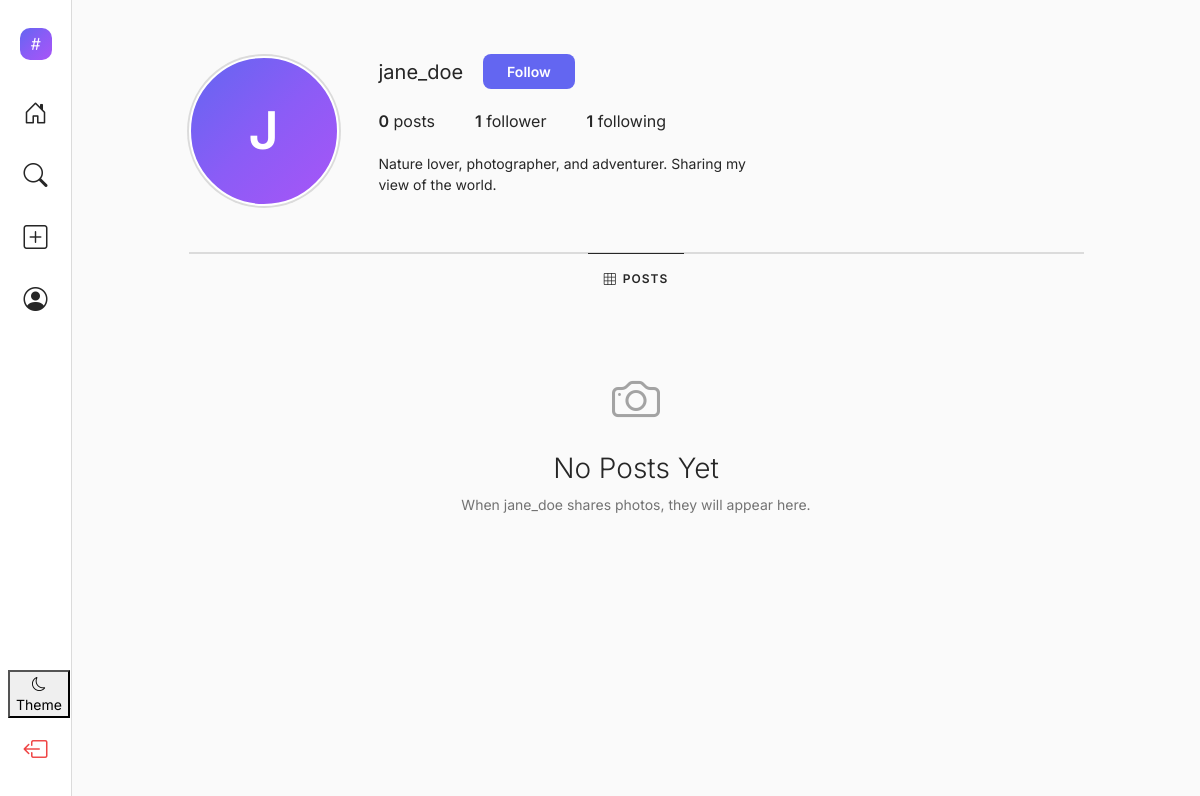
Page /profile/jane_doe/ (signed in) on the committed database.
### app/models.py (models this page shows, shortened)
class Profile(models.Model):
    user = models.OneToOneField(User, on_delete=models.CASCADE, related_name='profile')
    bio = models.TextField(max_length=500, blank=True)
    profile_pic = models.ImageField(upload_to='profile_pics/', blank=True, null=True)
    @property
    def followers_count(self):
        return self.user.followers.count()
    @property
    def following_count(self):
        return self.user.following.count()

### app/views.py (the view)
# urls.py: path('profile/<str:username>/', views.profile, name='profile'),
@login_required
def profile(request, username):
    profile_user = get_object_or_404(User, username=username)
    posts = profile_user.posts.all()
    is_following = Follow.objects.filter(follower=request.user, following=profile_user).exists()
    context = {
        'profile_user': profile_user,
        'profile': profile_user.profile,
        'posts': posts,
        'is_following': is_following,
    }
    return render(request, 'profile.html', context)

### templates/profile.html (shortened to what this page needs)
{% extends 'base.html' %}
{% block content %}
<div class="profile-container">
    <div class="profile-top">
        <div class="profile-avatar-col">
            <div class="avatar-ring{% if not profile.profile_pic %} no-story{% endif %}">
                {% if profile.profile_pic %}
                <img src="{{ profile.profile_pic.url }}" alt="{{ profile_user.username }}" class="avatar avatar-xl">
                {% else %}
                <div class="avatar-fallback xl">{{ profile_user.username|slice:":1"|upper }}</div>
                {% endif %}
            </div>
        </div>
        <div class="profile-info-col">
            <div class="profile-name-row">
                <h1>{{ profile_user.username }}</h1>
                <div class="profile-action-btns">
                    {% if profile_user == request.user %}
                    <a href="{% url 'edit_profile' %}" class="btn-secondary-custom">Edit profile</a>
                    {% else %}
                    <a href="{% url 'follow_user' profile_user.username %}" class="btn-follow {% if is_following %}following{% else %}not-following{% endif %}">
                        {% if is_following %}Following{% else %}Follow{% endif %}
                    </a>
                    {% endif %}
                </div>
            </div>
            <div class="profile-stats-row">
                <div class="stat"><strong>{{ posts.count }}</strong> post{{ posts.count|pluralize }}</div>
                <div class="stat"><strong>{{ profile.followers_count }}</strong> follower{{ profile.followers_count|pluralize }}</div>
                <div class="stat"><strong>{{ profile.following_count }}</strong> following</div>
            </div>
            {% if profile.bio %}
            <div class="profile-bio">{{ profile.bio }}</div>
            {% endif %}
        </div>
    </div>
    <div class="profile-tab-bar">
        <div class="profile-tab active">
            <i class="bi bi-grid-3x3"></i> Posts
        </div>
    </div>
    {% if not posts %}
    <div class="profile-empty">
        <i class="bi bi-camera"></i>
        <h3>{% if profile_user == request.user %}Share Photos{% else %}No Posts Yet{% endif %}</h3>
        <p>{% if profile_user == request.user %}When you share photos, they will appear on your profile.{% else %}When {{ profile_user.username }} shares photos, they will appear here.{% endif %}</p>
    </div>
    {% endif %}
</div>
{% endblock %}

### static/css/style.css (style rules this page uses)
:root { --primary: #6366f1; --primary-hover: #4f46e5; --accent: #a855f7; --gradient: linear-gradient(135deg, #6366f1 0%, #8b5cf6 50%, #a855f7 100%); --bg: #fafafa; --card: #ffffff; --text: #262626; --text-secondary: #737373; --text-tertiary: #a3a3a3; --border: #dbdbdb; --border-light: #efefef; --hover: #f5f5f5; --like-red: #ed4956; --success: #22c55e; --danger: #ef4444; --bg-dark: #111827; --card-dark: #1f2937; --text-dark: #f9fafb; --border-dark: #374151; --hover-dark: #1e293b; }
* { box-sizing: border-box; }
html { scroll-behavior: smooth; }
body { font-family: 'Inter', -apple-system, BlinkMacSystemFont, 'Segoe UI', Roboto, sans-serif; background: var(--bg); color: var(--text); margin: 0; padding: 0; font-size: 14px; line-height: 1.5; -webkit-font-smoothing: antialiased; }
a { color: var(--primary); text-decoration: none; }
.avatar-ring { padding: 2px; background: var(--gradient); border-radius: 50%; display: inline-block; line-height: 0; }
.avatar-ring.no-story { background: var(--border); }
.avatar-fallback { border-radius: 50%; background: var(--gradient); color: #fff; display: flex; align-items: center; justify-content: center; font-weight: 600; border: 2px solid var(--card); }
.avatar-fallback.xl { width: 150px; height: 150px; font-size: 52px; }
.profile-container { max-width: 935px; margin: 0 auto; padding: 30px 20px 60px; }
.profile-top { display: flex; align-items: flex-start; gap: 80px; padding-bottom: 44px; border-bottom: 1px solid var(--border); }
.profile-avatar-col { flex-shrink: 0; display: flex; justify-content: center; width: 150px; }
.profile-info-col { flex: 1; min-width: 0; }
.profile-name-row { display: flex; align-items: center; gap: 20px; flex-wrap: wrap; margin-bottom: 20px; }
.profile-name-row h1 { font-size: 20px; font-weight: 400; margin: 0; color: var(--text); }
.profile-action-btns { display: flex; gap: 8px; }
.profile-stats-row { display: flex; gap: 40px; margin-bottom: 20px; }
.profile-stats-row .stat { font-size: 16px; color: var(--text); }
.profile-stats-row .stat strong { font-weight: 600; }
.profile-bio { font-size: 14px; line-height: 1.5; color: var(--text); white-space: pre-wrap; max-width: 400px; }
.profile-tab-bar { display: flex; justify-content: center; border-top: 1px solid var(--border); margin-top: 0; }
.profile-tab { display: flex; align-items: center; gap: 6px; padding: 16px 16px; font-size: 12px; font-weight: 600; color: var(--text-secondary); text-transform: uppercase; letter-spacing: 1px; border-top: 1px solid transparent; margin-top: -1px; cursor: pointer; }
.profile-tab.active { color: var(--text); border-top-color: var(--text); }
.profile-empty { text-align: center; padding: 60px 20px; }
.profile-empty i { font-size: 48px; color: var(--text-tertiary); }
.profile-empty h3 { font-size: 28px; font-weight: 300; margin: 16px 0 8px; }
.profile-empty p { color: var(--text-secondary); font-size: 14px; }
.btn-follow { padding: 7px 24px; border-radius: 8px; font-size: 14px; font-weight: 600; cursor: pointer; border: none; font-family: inherit; text-decoration: none; display: inline-flex; align-items: center; }
.btn-follow.not-following { background: var(--primary); color: #fff; }
@media (max-width: 1264px) { .profile-top { gap: 40px; } }

### rows in the picture
Profile: followers_count "1", following_count "1", bio "Nature lover, photographer, and adventurer. Sharing my view of the world."

### other values in the picture
{{ profile_user.username|slice:":1"|upper }} "J"
{{ profile_user.username }} "jane_doe"
{{ posts.count }} "0"
